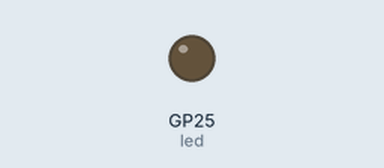
This program was run on a simulated Raspberry Pi Pico running MicroPython. On the bench: output pins drawn as LEDs (lit = HIGH).

Above: at 0.15 s.
At 5.25 s:
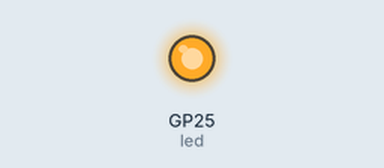
Timing chart, 0 to 5.5 s (numbered marks = the images above):
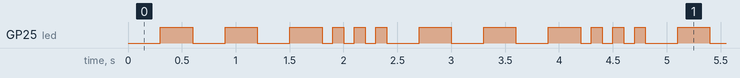

The program:

SOS.py
```python
from machine import Pin
import time

led = Pin("LED", Pin.OUT)

while True:
    led.off()
    time.sleep(.3)
    led.on()
    time.sleep(.3)
    led.off()
    time.sleep(.3)
    led.on()
    time.sleep(.3)
    led.off()
    time.sleep(.3)
    led.on()
    time.sleep(.3)


    led.off()
    time.sleep(.1)
    led.on()
    time.sleep(.1)
    led.off()
    time.sleep(.1)
    led.on()
    time.sleep(.1)
    led.off()
    time.sleep(.1)
    led.on()
    time.sleep(.1)
    led.off()
```

Measured:
- by itself, GP25 (led): repeats every 2.4 s: 2 × (LOW 0.30 s, HIGH 0.30 s), 3 × (LOW 0.10 s, HIGH 0.10 s), LOW 0.30 s, HIGH 0.30 s
- by itself, everything shown: repeats every 2.4 s, in 12 steps
